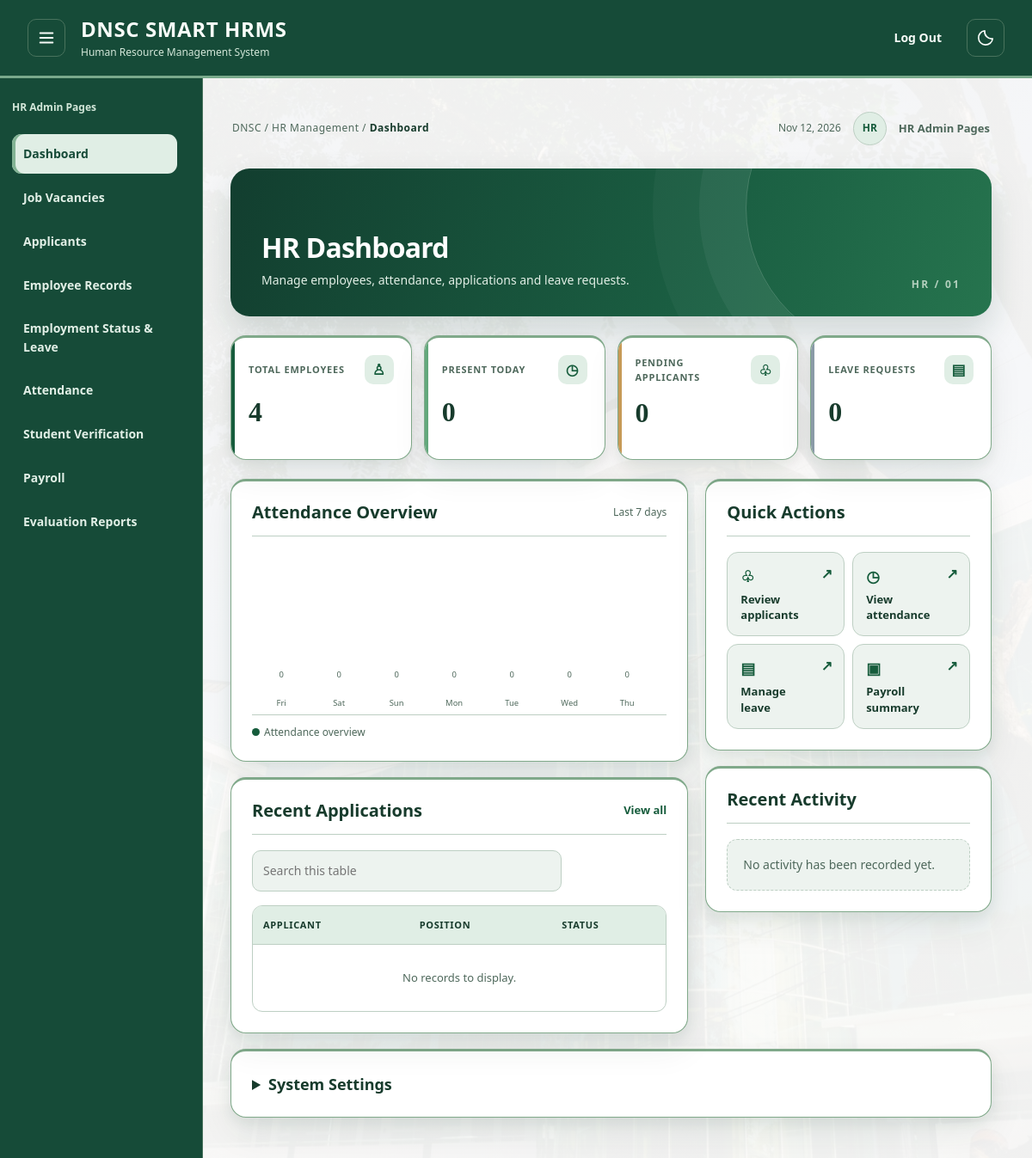
The app's page /hr-admin/HR_Admin_Dashboard.php (signed in), older data.
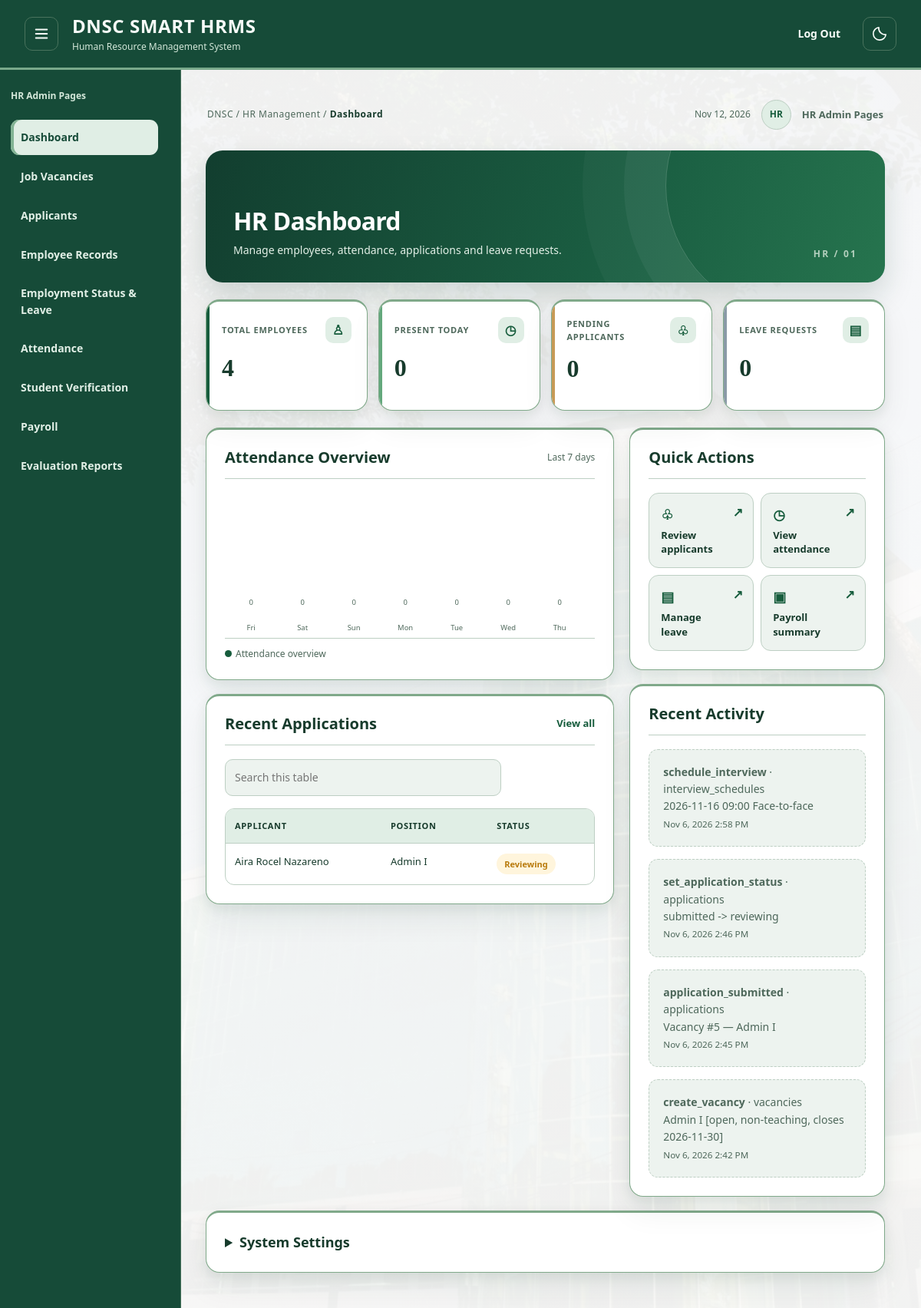
The same page, newer data.
### tables this page shows
CREATE TABLE `applications` (
  `id` bigint(20) NOT NULL,
  `vacancy_id` bigint(20) DEFAULT NULL,
  `applicant_user_id` bigint(20) NOT NULL,
  `full_name` varchar(150) NOT NULL,
  `email` varchar(100) NOT NULL,
  `contact_number` varchar(20) DEFAULT NULL,
  `age` tinyint(3) UNSIGNED DEFAULT NULL,
  `position_applied` varchar(50) DEFAULT NULL,
  `highest_education` varchar(50) DEFAULT NULL,
  `years_experience` tinyint(3) UNSIGNED DEFAULT NULL,
  `experience_details` text DEFAULT NULL,
  `cover_letter` text DEFAULT NULL,
  `resume_file_path` varchar(255) DEFAULT NULL,
  `status` enum('submitted','reviewing','interviewed','hired','rejected') DEFAULT 'submitted',
  `reviewed_by_user_id` bigint(20) DEFAULT NULL,
  `reviewed_at` timestamp NULL DEFAULT NULL,
  `address` text DEFAULT NULL,
  `specialization` varchar(150) DEFAULT NULL,
  `prc_license_number` varchar(40) DEFAULT NULL,
  `prc_not_applicable` tinyint(1) DEFAULT 0,
  `created_at` timestamp NOT NULL DEFAULT current_timestamp(),
  `updated_at` timestamp NOT NULL DEFAULT current_timestamp() ON UPDATE current_timestamp()
);

### hr-admin/HR_Admin_Dashboard.php (the view, shortened to what this page needs)
<?php
$pdo = db();
function e($v)
{
  return htmlspecialchars((string)$v, ENT_QUOTES, 'UTF-8');
}
$today = date('Y-m-d');
$totalEmployees = (int)$pdo->query("SELECT COUNT(*) FROM employees WHERE current_status IN ('active','on_leave')")->fetchColumn();
$st = $pdo->prepare("SELECT COUNT(DISTINCT employee_id) FROM attendance_logs WHERE work_date = ?");
$st->execute([$today]);
$presentToday = (int)$st->fetchColumn();
$pendingApplicants = (int)$pdo->query("SELECT COUNT(*) FROM applications WHERE status IN ('submitted','under_review')")->fetchColumn();
$pendingLeaves     = (int)$pdo->query("SELECT COUNT(*) FROM leave_requests WHERE status = 'pending'")->fetchColumn();
$start = date('Y-m-d', strtotime('-6 days'));
$st = $pdo->prepare(
  "SELECT work_date, COUNT(DISTINCT employee_id) AS c
       FROM attendance_logs
      WHERE work_date BETWEEN ? AND ?
      GROUP BY work_date"
);
$st->execute([$start, $today]);
$counts = $st->fetchAll(PDO::FETCH_KEY_PAIR);
$chart = [];
for ($i = 6; $i >= 0; $i--) {
  $d = date('Y-m-d', strtotime("-$i days"));
  $chart[] = [
    'date'  => $d,
    'label' => date('D', strtotime($d)),
    'count' => (int)($counts[$d] ?? 0),
  ];
}
$maxCount = max(1, max(array_column($chart, 'count')));
$recentApps = $pdo->query("SELECT full_name, position_applied, status FROM applications ORDER BY created_at DESC, id DESC LIMIT 5")->fetchAll();
$activity   = $pdo->query("SELECT action_type, target_table, details, created_at FROM audit_logs ORDER BY created_at DESC, id DESC LIMIT 5")->fetchAll();
$statusClass = [
  'submitted'    => 'pending',
  'under_review' => 'pending',
  'accepted'     => 'approved',
  'rejected'     => 'rejected',
];
$statusLabel = [
  'submitted'    => 'Submitted',
  'under_review' => 'Under Review',
  'accepted'     => 'Accepted',
  'rejected'     => 'Rejected',
];
?>
<!doctype html>
<html lang="en" data-theme="light" data-ready="true">
<head>
  <link rel="stylesheet" href="../assets/ui-flow.css">
  <link rel="stylesheet" href="../assets/navigation.css">
  <link rel="stylesheet" href="../assets/light-theme.css?v=20261028-unified-employee">
  <link rel="stylesheet" href="../assets/hr-dashboard.css?v=20261028-hr-dashboard">
</head>
<body class="sidebar-shell original-dashboard flow-page hrms-dashboard">
  <header class="hrms-header has-sidebar-menu"><button type="button" class="hrms-menu icon-button" id="menu-toggle" aria-controls="portal-sidebar" aria-expanded="true" aria-label="Collapse navigation" title="Collapse navigation"><svg viewBox="0 0 24 24" width="22" height="22" fill="none" stroke="currentColor" stroke-width="2" stroke-linecap="round" aria-hidden="true">
        <path d="M4 6h16M4 12h16M4 18h16" />
      </svg></button><a class="hrms-brand"><strong>DNSC SMART HRMS</strong><span>Human Resource Management System</span></a>
    <nav class="hrms-public-nav" aria-label="Main navigation"><a href="../authentication/logout.php" aria-label="Log out and return to sign in">Log Out</a></nav><button type="button" class="icon-button" id="theme-mode" aria-label="Switch to dark mode"></button>
  </header>
  <div class="demo-layout hrms-layout">
    <aside class="demo-sidebar hrms-sidebar" id="portal-sidebar">
      <p class="account-name">HR Admin Pages</p>
      <nav aria-label="Section navigation"><a href="HR_Admin_Dashboard.php" aria-current="page">Dashboard</a><a href="HR_Admin_Job_Vacancies.php">Job Vacancies</a><a href="HR_Admin_Applicant_Management.php">Applicants</a><a href="HR_Admin_Employee_Records.php">Employee Records</a><a href="HR_Admin_Employee_Status.php">Employment Status &amp; Leave</a><a href="HR_Admin_Attendance_Management.php">Attendance</a><a href="HR_Admin_Student_Verification.php">Student Verification</a><a href="HR_Admin_Payroll.php">Payroll</a><a href="HR_Admin_Evaluation_Reports.php">Evaluation Reports</a></nav>
    </aside>
    <main class="demo-main main" id="main-content">
      <header class="topbar"><span class="crumb">DNSC / HR Management / <strong>Dashboard</strong></span>
        <div class="righttop"><span><?= e(date('M j, Y')) ?></span>
          <div class="avatar">HR</div>
          <div class="user">HR Admin Pages</div>
        </div>
      </header>
      <div class="heading">
        <div>
          <h1>HR Dashboard</h1>
          <p>Manage employees, attendance, applications and leave requests.</p>
        </div>
      </div>
      <div class="metrics">
        <article class="metric">
          <div class="metrichead">Total Employees<span class="metricicon" aria-hidden="true">♙</span></div><strong><?= $totalEmployees ?></strong>
        </article>
        <article class="metric">
          <div class="metrichead">Present Today<span class="metricicon" aria-hidden="true">◷</span></div><strong><?= $presentToday ?></strong>
        </article>
        <article class="metric">
          <div class="metrichead">Pending Applicants<span class="metricicon" aria-hidden="true">♧</span></div><strong><?= $pendingApplicants ?></strong>
        </article>
        <article class="metric">
          <div class="metrichead">Leave Requests<span class="metricicon" aria-hidden="true">▤</span></div><strong><?= $pendingLeaves ?></strong>
        </article>
      </div>
      <div class="dashboardgrid">
        <div>
          <section class="panel">
            <div class="panelhead">
              <h2>Attendance Overview</h2><span>Last 7 days</span>
            </div>
            <div class="chartwrap">
              <svg class="attendance-chart" viewBox="0 0 560 220" role="img" aria-label="Attendance overview for the last seven days">
                <?php foreach ($chart as $i => $bar):
                  $x      = 22 + $i * 78;
                  $h      = (int)round(($bar['count'] / $maxCount) * 140);
                  $y      = 180 - $h;
                  $cx     = $x + 17;
                  $labelY = max(14, $y - 10);
                ?>
                  <g>
                    <title><?= e($bar['date']) ?>: <?= $bar['count'] ?> employee<?= $bar['count'] === 1 ? '' : 's' ?></title>
                    <rect x="<?= $x ?>" y="<?= $y ?>" width="34" height="<?= $h ?>" rx="6" fill="currentColor"></rect>
                    <text x="<?= $cx ?>" y="<?= $labelY ?>" text-anchor="middle"><?= $bar['count'] ?></text>
                    <text x="<?= $cx ?>" y="208" text-anchor="middle"><?= e($bar['label']) ?></text>
                  </g>
                <?php endforeach; ?>
              </svg>
            </div>
            <div class="legend"><span class="dot"></span>Attendance overview</div>
          </section>
          <section class="panel">
            <div class="panelhead">
              <h2>Recent Applications</h2><a href="HR_Admin_Applicant_Management.html">View all</a>
            </div>
            <div class="demo-table-wrap">
              <table>
                <thead>
                  <tr>
                    <th scope="col">Applicant</th>
                    <th scope="col">Position</th>
                    <th scope="col">Status</th>
                  </tr>
                </thead>
                <tbody>
                  <?php if (!$recentApps): ?>
                    <tr>
                      <td colspan="3">No records to display.</td>
                    </tr>
                    <?php else: foreach ($recentApps as $app):
                      $cls   = $statusClass[$app['status']] ?? 'pending';
                      $label = $statusLabel[$app['status']] ?? ucfirst(str_replace('_', ' ', (string)$app['status']));
                    ?>
                      <tr>
                        <td><?= e($app['full_name']) ?></td>
                        <td><?= e($app['position_applied'] ?? '—') ?></td>
                        <td><span class="status <?= e($cls) ?>"><?= e($label) ?></span></td>
                      </tr>
                  <?php endforeach;
                  endif; ?>
                </tbody>
              </table>
            </div>
          </section>
        </div>
        <div>
          <section class="panel">
            <div class="panelhead">
              <h2>Quick Actions</h2>
            </div>
            <div class="quick"><a href="HR_Admin_Applicant_Management.php"><span aria-hidden="true">♧</span>Review applicants</a><a href="HR_Admin_Attendance_Management.php"><span aria-hidden="true">◷</span>View attendance</a><a href="HR_Admin_Employee_Status.php"><span aria-hidden="true">▤</span>Manage leave</a><a href="HR_Admin_Payroll.php"><span aria-hidden="true">▣</span>Payroll summary</a></div>
          </section>
          <section class="panel">
            <div class="panelhead">
              <h2>Recent Activity</h2>
            </div>
            <div class="activity">
              <?php if (!$activity): ?>
                <p>No activity has been recorded yet.</p>
                <?php else: foreach ($activity as $a): ?>
                  <p>
                    <strong><?= e($a['action_type']) ?></strong> · <?= e($a['target_table']) ?><br>
                    <?= e($a['details'] ?? '') ?><br>
                    <small><?= e(date('M j, Y g:i A', strtotime($a['created_at']))) ?></small>
                  </p>
              <?php endforeach;
              endif; ?>
            </div>
          </section>
        </div>
      </div>
      <details class="panel">
        <summary>System Settings</summary>
      </details>
    </main>
  </div>
</body>
</html>

### assets/ui-flow.css (style rules this page uses)
html:root { --bg:#f3f7f4;--surface:#fff;--panel:#fff;--fg:#17372c;--ink:#17372c;--muted:#5b7066;--line:#d9e5de;--border:#d9e5de;--accent:#17613f;--blue:#17613f;--cyan:#3b9467;--accent-2:#3b9467;--accent-ink:#fff;--glow:#17613f22;--slot-bg:#e8f2eb;--slot-line:#8ab79c;--shadow:0 8px 28px #174b2e09;--link:#17613f;--page:var(--bg);--sub:var(--muted);--soft:var(--slot-bg) }
.flow-page .hrms-header { border-color:var(--line) }
.flow-page table td { vertical-align:top;white-space:normal;min-width:100px }
.flow-page .hrms-sidebar .account-name { min-width:0 }
.flow-page .hrms-sidebar nav { min-width:207px }
header.hrms-header.has-sidebar-menu #menu-toggle { display:inline-flex;align-items:center;justify-content:center;width:44px;height:44px;min-width:44px;min-height:44px;padding:0;margin:0!important;flex:0 0 44px;white-space:normal }
header.hrms-header.has-sidebar-menu #menu-toggle svg { display:block;pointer-events:none }

### assets/light-theme.css (style rules this page uses)
html:root:not([data-theme=dark]) { --bg:#edf3ef;--page:#edf3ef;--surface:#fff;--panel:#fff; --ink:#173b2c;--fg:#173b2c;--muted:#4e685b;--sub:#4e685b; --line:#bdcfc3;--border:#bdcfc3;--blue:#165c3c;--accent:#165c3c; --link:#165c3c;--slot-bg:#e0eee5;--soft:#e0eee5;--slot-line:#6c9a7c; --shadow:0 6px 24px #153d2810; }
:root:not([data-theme=dark]) .hrms-header, :root:not([data-theme=dark]) .hrms-sidebar { --panel:#164b38;--ink:#f7fcf8;--fg:#f7fcf8;--muted:#d3e7d9; --blue:#f7fcf8;--accent:#f7fcf8;--line:#49735d;--slot-line:#91b49e; --slot-bg:#286349;--slot-bg-hover:#286349; background:#164b38;color:#f7fcf8; }
:root:not([data-theme=dark]) .hrms-header { border-bottom:3px solid #79a98b;box-shadow:0 3px 14px #163c2814 }
:root:not([data-theme=dark]) .hrms-header .hrms-brand { color:#fff }
:root:not([data-theme=dark]) .hrms-header .hrms-brand span { color:#d3e7d9 }
:root:not([data-theme=dark]) .hrms-header .hrms-public-nav a { color:#f7fcf8 }
:root:not([data-theme=dark]) .hrms-sidebar .account-name { color:#d3e7d9;font-weight:600 }
:root:not([data-theme=dark]) .hrms-sidebar nav a { color:#e1efe6 }
:root:not([data-theme=dark]) .hrms-sidebar nav a[aria-current] { background:#e0eee5;color:#164b38;box-shadow:inset 4px 0 0 #82b394 }
:root:not([data-theme=dark]) .demo-table-wrap th { background:#e0eee5;color:#173b2c }
:root:not([data-theme=dark]) body { font-family:'DM Sans','Segoe UI',sans-serif;color:var(--ink) }
:root:not([data-theme=dark]) main h1, :root:not([data-theme=dark]) main h2, :root:not([data-theme=dark]) main h3 { font-family:Outfit,'Segoe UI',sans-serif;color:#164b38 }
:root:not([data-theme=dark]) .panel, :root:not([data-theme=dark]) .metric, :root:not([data-theme=dark]) .subject-card { background:#fff;border:1px solid #bdcfc3;border-top:3px solid #43815b;border-radius:18px;box-shadow:0 6px 24px #153d2810 }
:root:not([data-theme=dark]) .demo-table-wrap td { border-color:#bdcfc3 }
:root body { background-image:linear-gradient(var(--page-wash),var(--page-wash)),url('images/sign-in-campus.jpg');background-position:center;background-size:cover;background-repeat:no-repeat;background-attachment:fixed }
:root:not([data-theme=dark]) body { --page-wash:#fffffff0;background-color:#f5f8f5 }
:root:not([data-theme=dark]) body :is(.demo-panel,.panel,.metric,.card,.subject-card,.assignment-row,.profile-grid,.employee-profile-details > div) { border-color:#80a98a }
:root:not([data-theme=dark]) body :is(.demo-panel,.panel,.metric,.card,.subject-card,.assignment-row,.profile-grid,.employee-profile-details > div):not(.vacancy-card) { box-shadow:0 6px 16px #153d2814,0 18px 40px #153d2812 }
@media (prefers-reduced-motion:no-preference) { :root body,:root body #main-content { transition:--page-wash .5s ease-in-out,background-color .5s ease-in-out,color .5s ease-in-out } }
@media (prefers-reduced-motion:no-preference) { :root body :is(.hrms-header,.hrms-sidebar,.demo-panel,.panel,.metric,.card,.subject-card,.assignment-row,.profile-grid,.employee-profile-details > div,.demo-table-wrap,th,td,input,select,textarea) { transition:background-color .5s ease-in-out,color .5s ease-in-out,border-color .5s ease-in-out,box-shadow .5s ease-in-out } }
@media (prefers-reduced-motion:no-preference) { :root body :is(h1,h2,h3,p,dt,dd,.hrms-brand,.hrms-brand span,.account-name) { transition:color .5s ease-in-out } }

Row changes from the older to the newer data that the page shows:
added applications: full_name "Aira Rocel Nazareno", position_applied "Admin I", status "Reviewing"
Text that changed along with them:
new list line: "schedule_interview · interview_schedules 2026-11-16 09:00 Face-to-face Nov 6, 2026 2:58 PM"
new list line: "set_application_status · applications submitted -> reviewing Nov 6, 2026 2:46 PM"
new list line: "application_submitted · applications Vacancy #5 — Admin I Nov 6, 2026 2:45 PM"
new list line: "create_vacancy · vacancies Admin I [open, non-teaching, closes 2026-11-30] Nov 6, 2026 2:42 PM"
text no longer shown: "No records to display. No activity has been recorded yet."
